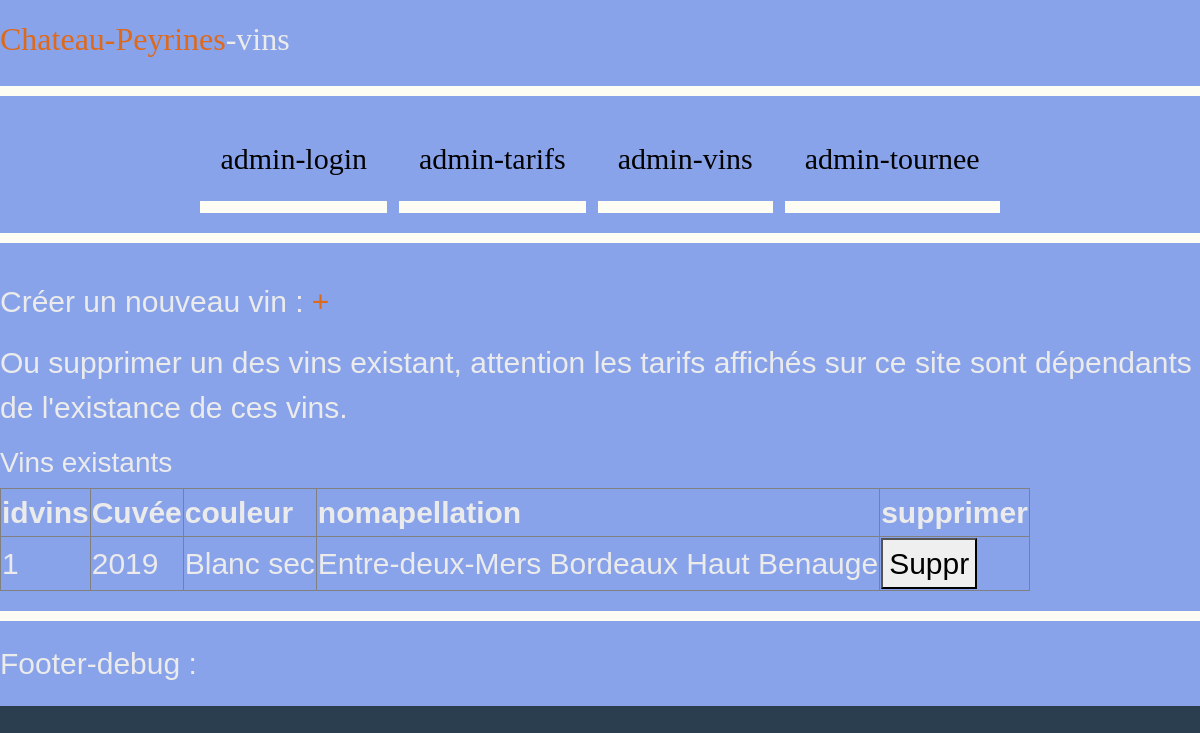
/admin/?page=admin-vins (signed in), run on an earlier commit of the app's database.
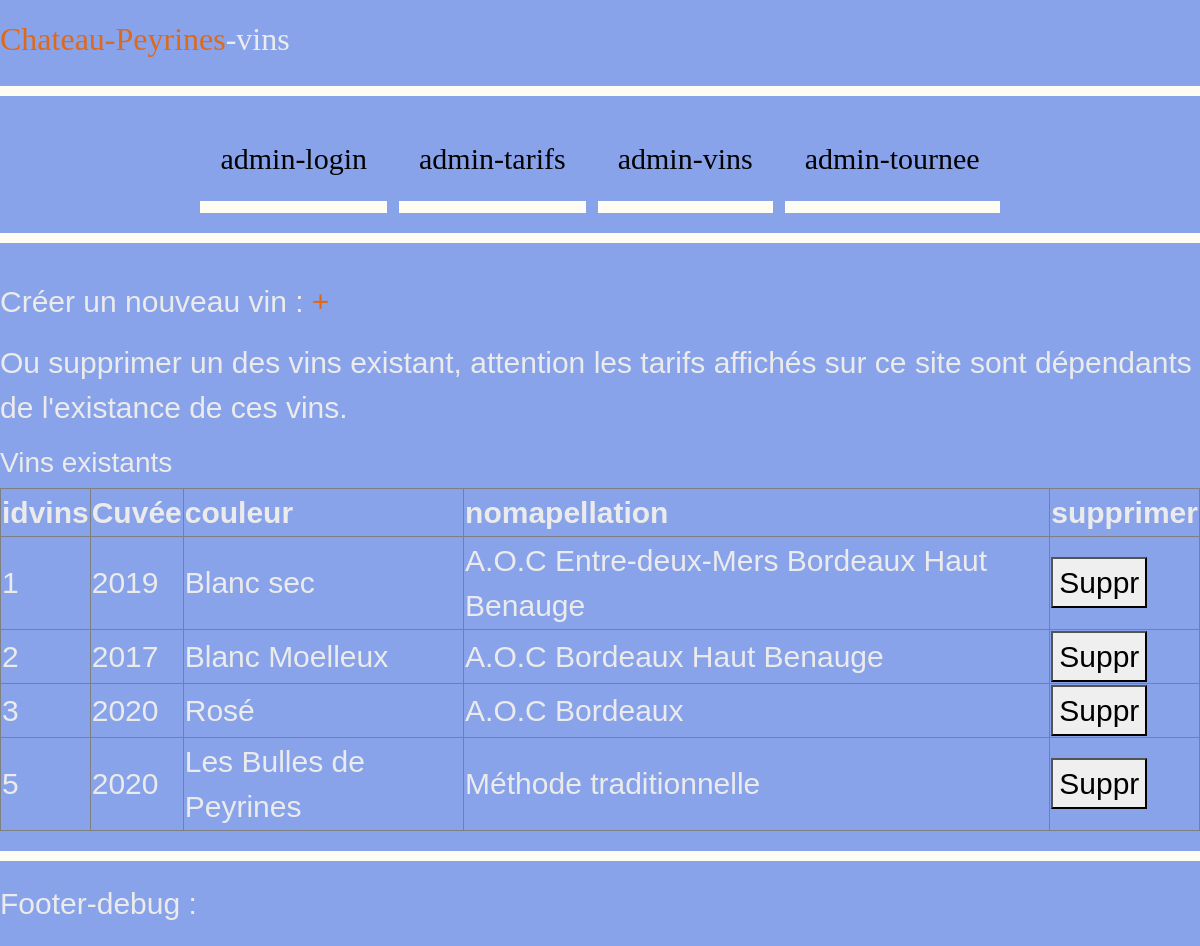
And on a later commit of the database.
### tables this page shows
CREATE TABLE `vins` (
  `idvins` int(10) UNSIGNED NOT NULL,
  `nom` varchar(100) NOT NULL DEFAULT 'Chateau-Peyrines',
  `annee` year(4) NOT NULL,
  `apellation_idapellation` int(10) UNSIGNED NOT NULL,
  `types_idtypes` int(11) NOT NULL
);

CREATE TABLE `types` (
  `idtypes` int(11) NOT NULL,
  `nom` varchar(45) NOT NULL
);

CREATE TABLE `apellation` (
  `idapellation` int(10) UNSIGNED NOT NULL,
  `apellationcol` varchar(200) NOT NULL
);

### admin/controllers/controller_admin-vins.php (called while the page is built)
<?php
require_once './model/model_'.$page.'.php';
require_once './views/view_'.$page.'.php';

### admin/model/model_admin-vins.php (called while the page is built, shortened)
<?php
$tableVines=selectAllVines($connection);

### admin/views/view_admin-vins.php (the view, shortened to what this page needs)
<!DOCTYPE html>
<html lang="fr">
<?php
  $titre="vins";
  include "files/head.php";
 ?>
<body>
<div class="grid-container">
<?php include "views/header-space.php" ?>
  <div class="menu-space">
    <?php
      include "../views/view_menu.php";
    ?>
  </div>
  <div class="main"><p>
  <p>Créer un nouveau vin : <a href="?page=createVine">+</a></p>
    <section>
      <p>Ou supprimer un des vins existant, attention les tarifs affichés sur ce site sont dépendants de l'existance de ces vins.</p>
        <H3>Vins existants</H3>
        <table BORDER="1">
          <tr><th>idvins</th><th>Cuvée</th><th>couleur</th><th>nomapellation</th><th>supprimer</th></tr>
        <?php
        foreach ($tableVines as $vin):
        ?>
        <TR>
          <tD><?=$vin->idvins?></tD><tD><?=$vin->cuvee?></tD><tD><?=$vin->couleur?></tD><tD><?=$vin->nomapellation?></tD><tD><form method="POST" action="?page=deleteVine"><button type="submit" name="id" value="<?=$vin->idvins?>">Suppr</button></form></tD>
        </TR>
        <?php
        endforeach;
        ?>
        </table>
    </section>
  </div>
  <div class="footer">
  <?php
    include "views/view_footer.php";
  ?>
  </div>
</div>
</body>
</html>

### admin/index.php (shortened to what this page needs)
<?php
require_once "../model/commonsModel.php";
$pagesArray = PAGE_ARRAY;
 if (isset($_GET["page"])) {
  $page = $_GET["page"];
	if (in_array($page, $pagesArray) &&isset($_SESSION['idsession'])&&$_SESSION['idsession']==session_id() ) {
        require_once './controllers/controller_'.$page.'.php';
	} else {
        require_once './views/view_admin-login.php';
	}
} else {
	require_once './views/view_admin-login.php';
}
?>

### admin/files/head.php (shortened to what this page needs)
<head>
    <link rel="stylesheet" href="css/bootstrap.css" media="screen">
	<link href="css/style.css" rel="stylesheet" media="all" type="text/css">
</head>

### admin/views/header-space.php
<div class="header-space">
    <h2><a href="../">Chateau-Peyrines</a><?php echo "-".$titre;?></h2>
</div>

### views/view_menu.php
<?php
 echo mainMenuFromArray_view($pagesArray);

### model/commonsModel.php
<?php
 function mainMenuFromArray_view($arrayRubriques){
$mainMenu="";
$horsMenu=HORS_MENU;
   foreach($arrayRubriques as $rubrique){
       if(!in_array($rubrique,$horsMenu)){
       $boutonMainMenu='<a class='.'"btnMainMenu"'.' href="./?page='."$rubrique".'">'." $rubrique ".'</a>';
       $mainMenu=$mainMenu." $boutonMainMenu ";
    }
   }
   return $mainMenu;
}
function selectAllVines($connection){
       $sql="SELECT vins.idvins, vins.annee as cuvee,types.nom as couleur,apellation.apellationcol as nomapellation
       FROM `vins`
       LEFT JOIN apellation ON vins.apellation_idapellation=apellation.idapellation
       LEFT JOIN types ON vins.types_idtypes=types.idtypes ";
       $result=$connection->query($sql);
      if($result->rowCount()) {
           $data = $result->fetchAll(PDO::FETCH_OBJ);
         return $data;
      } else {
         return "La sélection a échouée: " . mysqli_error($database) . "<br>";
      }
   };
?>

### admin/views/view_footer.php (shortened to what this page needs)
Footer-debug :<br>

### admin/css/style.css (style rules this page uses)
.header-space { grid-area: header; }
.menu-space { grid-area: menu; }
.main { grid-area: main; }
.footer { grid-area: footer; }
.grid-container { display: grid; grid-template-areas: 'header header header header header header' 'menu menu menu menu menu menu' 'main main main main main main' 'footer footer footer footer footer footer '; grid-gap: 10px; }
.menu-space { display: flex; flex-direction: row; justify-content: center; align-items: baseline; gap: 12px; }
.btnMainMenu { color: black; border-bottom: 12px solid #fdfdf3; text-decoration: none; padding: 20px; text-align: center; font-family: "marbreSans"; }
h1, h2 { font-family: "marbreSans"; }
.grid-container { background-color: #fdfdf3; }
.grid-container>div { background-color: #89a3ea; padding: 20px 0; font-size: 30px; }

What changed in the data, as far as the page shows it:
changed through a linked row, vins "Blanc sec": apellation_idapellation.apellationcol "Entre-deux-Mers Bordeaux Haut Benauge" → "A.O.C Entre-deux-Mers Bordeaux Haut Benauge"
added vins: idvins "2", annee "2017", types_idtypes.nom "Blanc Moelleux", apellation_idapellation.apellationcol "A.O.C Bordeaux Haut Benauge"
added vins: idvins "3", annee "2020", types_idtypes.nom "Rosé", apellation_idapellation.apellationcol "A.O.C Bordeaux"
added vins: idvins "5", annee "2020", types_idtypes.nom "Les Bulles de Peyrines", apellation_idapellation.apellationcol "Méthode traditionnelle"
